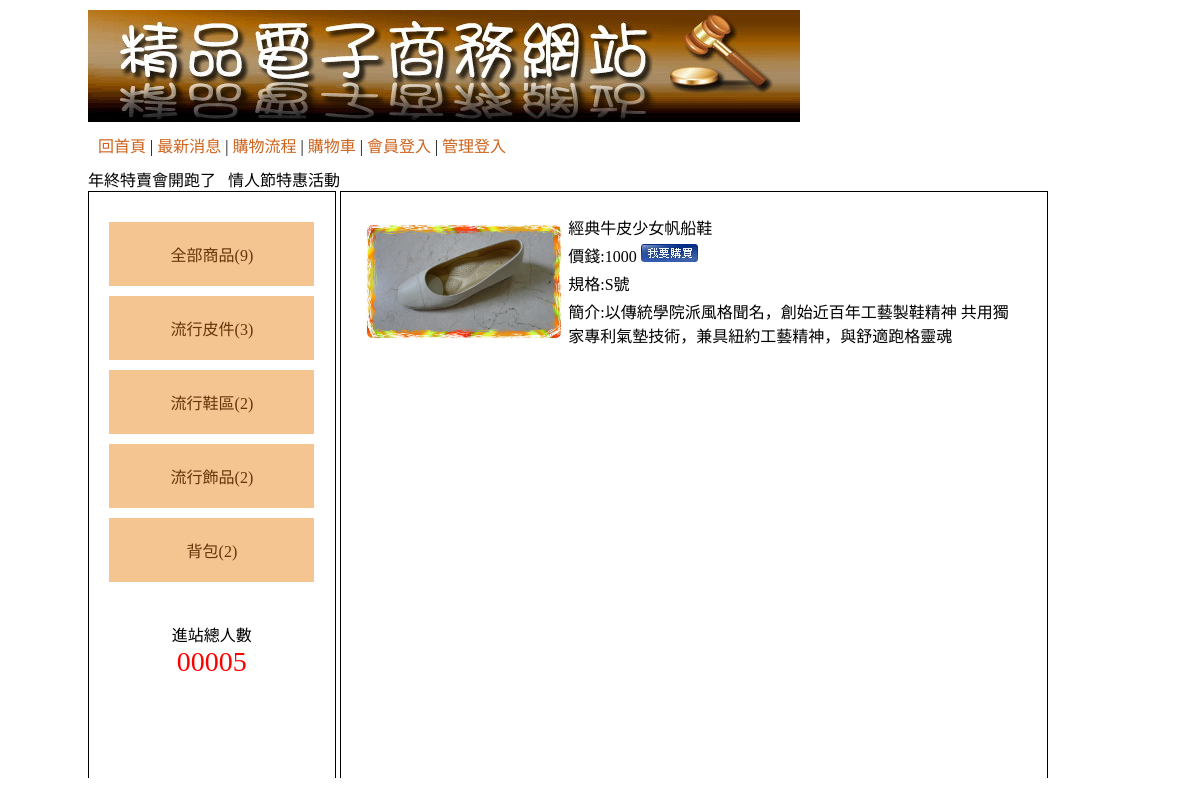
Page /?do=main&fa=2&son=7 on the committed database.
### tables this page shows
CREATE TABLE `q4t4_class` (
  `id` int(10) UNSIGNED NOT NULL,
  `text` text NOT NULL,
  `parent` int(11) NOT NULL
);

CREATE TABLE `q4t5_product` (
  `id` int(10) UNSIGNED NOT NULL,
  `fa` int(11) NOT NULL,
  `son` int(11) NOT NULL,
  `title` text NOT NULL,
  `price` int(11) NOT NULL,
  `spec` text NOT NULL,
  `num` int(11) NOT NULL,
  `img` text NOT NULL,
  `text` text NOT NULL,
  `dpy` int(11) NOT NULL
);

### sql.php (called while the page is built, shortened)
<?php
$db = new PDO("mysql:host=127.0.0.1;dbname=b17300_db;charset=utf8", "b17300user", "b17300pwd", null);
function select($tb, $wh)
{
  global $db;
  return $db->query("SELECT * FROM " . $tb . " WHERE " . $wh)->fetchAll();
}
?>

### index.php (the view, shortened to what this page needs)
<?php
include "sql.php";
$main=(empty($_GET['do']))?"main":$_GET['do'];
?>
<!DOCTYPE html PUBLIC "-//W3C//DTD XHTML 1.0 Transitional//EN" "http://www.w3.org/TR/xhtml1/DTD/xhtml1-transitional.dtd">
<html xmlns="http://www.w3.org/1999/xhtml"><head><meta http-equiv="Content-Type" content="text/html; charset=UTF-8">
<link href="./home_files/css.css" rel="stylesheet" type="text/css">
</head>
<body>
<div id="main" style="width: 1024px;height: 768px;overflow: scroll;padding: 0;margin: 10px auto;border: 0;">
    	<div id="top">
        	<a href="?">
            	<img src="./home_files/0416.jpg">
            </a>
                        <div style="padding:10px;">
                <a href="?">回首頁</a> |
                <a href="?do=news">最新消息</a> |
                <a href="?do=look">購物流程</a> |
                <a href="?do=buycart">購物車</a> |
                <?=(empty($_SESSION['user']))?'<a href="?do=login">會員登入</a> |':'<a href="api.php?do=logout">會員登出</a> |'?>
                                <a href="admin.php">管理登入</a>
           </div>
           <marquee behavior="" direction="">年終特賣會開跑了 &nbsp; 情人節特惠活動</marquee>
        </div>
        <div id="left" class="ct">
                <div style="min-height:400px;">
                <?php
$num=count(select("q4t5_product",1));
echo '<a href="index.php">全部商品('.$num.')</a>';
$re=select("q4t4_class","parent=0");
foreach ($re as $ro) {
        $num=count(select("q4t5_product","fa=".$ro['id']));
        echo '<a onmouseover="show('.$ro['id'].')" href="?do=main&fa='.$ro['id'].'">'.$ro['text'].'('.$num.')</a>';
}
?>
        	            </div>
                        <span>
            	<div>進站總人數</div>
                <div style="color:#f00; font-size:28px;">
                	00005                </div>
            </span>
                    </div>
                <div id="right"><?php include $main.".php";?>
        	        </div>
    </div>
</body></html>

### main.php
<table>
<?php
$who="";
if(!empty($_GET['fa'])) $who.=" and fa=".$_GET['fa'];
if(!empty($_GET['son'])) $who.=" and son=".$_GET['son'];
$re=select("q4t5_product","dpy=1".$who);
foreach ($re as $ro) {
?>
    <tr>
        <td rowspan=4><a href="?do=info&id=<?=$ro['id']?>"><img src="upload/<?=$ro['img']?>" width="200"></a></td>
        <td><?=$ro['title']?></td>
    </tr>
    <tr>
        <td>價錢:<?=$ro['price']?> <a href="?do=info&id=<?=$ro['id']?>"><img src="img/0402.jpg" alt=""></a></td>
    </tr>
    <tr>
        <td>規格:<?=$ro['spec']?></td>
    </tr>
    <tr>
        <td>簡介:<?=$ro['text']?></td>
    </tr>
<?php
}
?>
</table>

### home_files/css.css (style rules this page uses)
body { font-family:"微軟正黑體"; }
#main { width:1034px; padding:10px; margin:20px auto 20px auto; border:#000 solid 1px; min-height:768px; }
#top a { color:#CE631C; text-decoration:none; }
#left { display:inline-block; width:20%; padding:2%; min-height:550px; vertical-align:top; border:#000 1px solid; }
#left a { display:block; padding:20px 5px 20px 5px; text-decoration:none; background:#F4C591; margin:10px auto 10px auto; color:#65350A; }
.ct { text-align:center; }
#right { display:inline-block; width:65%; padding:2%; min-height:550px; border:#000 1px solid; }

### rows in the picture
q4t4_class: text "流行皮件", num "3"
q4t4_class: text "流行鞋區", num "2"
q4t4_class: text "流行飾品", num "2"
q4t4_class: text "背包", num "2"
q4t5_product: img (picture), title "經典牛皮少女帆船鞋", price "1000", spec "S號", text "以傳統學院派風格聞名，創始近百年工藝製鞋精神 共用獨家專利氣墊技術，兼具紐約工藝精神，與舒適跑格靈魂"

### other values in the picture
$num "9"
